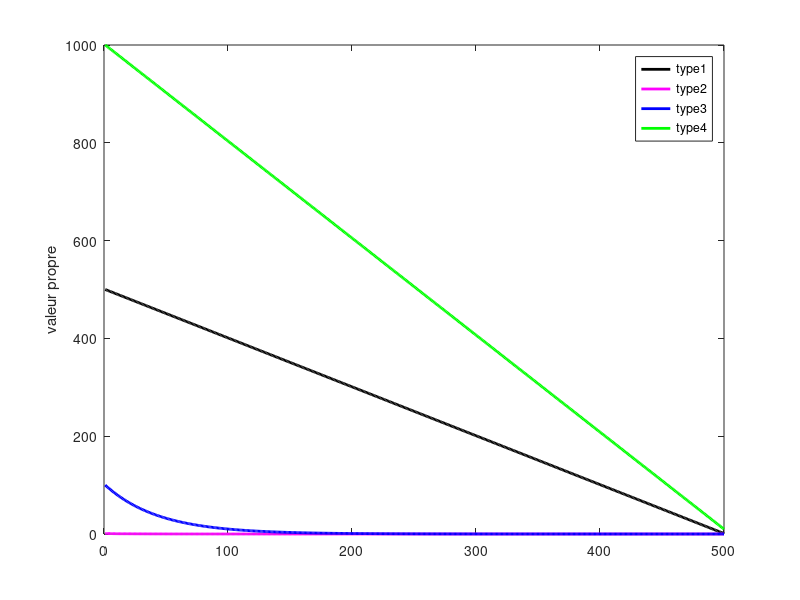

Reproduce this figure in MATLAB.
clear all;close all;clc

%lecture de données
matrice1 = load('eigen1.txt');
matrice2 = load('eigen2.txt');
matrice3 = load('eigen3.txt');
matrice4 = load('eigen4.txt');

%tracé des valeurs propres
figure;
plot(matrice1,'k','LineWidth' ,2);hold on;
plot(matrice2,'m','LineWidth' ,2);hold on;
plot(matrice3,'b','LineWidth' ,2);hold on;
plot(matrice4,'g','LineWidth' ,2);hold on;
legend('type1','type2','type3','type4');
ylabel('valeur propre');












